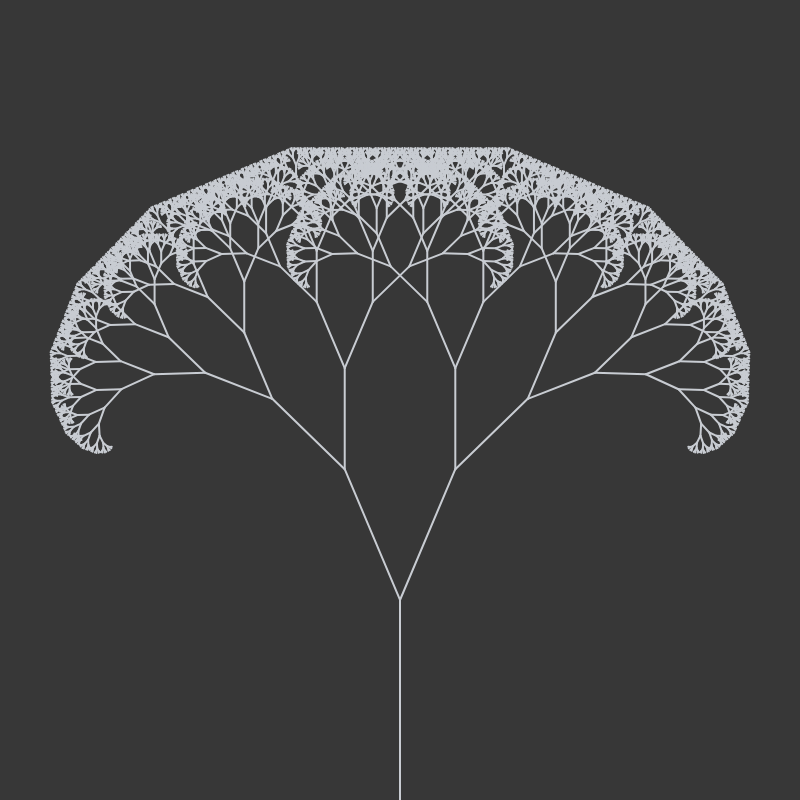
Frame 1 (no input)
Frame 60 (no input): identical to frame 1, image omitted
Frame 120 (the mouse pressed at the canvas centre since frame 60): identical to frame 1, image omitted

The p5.js sketch that drew this single still picture (run headless with seeded random() and noise() and a simulated clock; from frame 60 on, the mouse is pressed at the canvas centre):

// p5.js sketch
// ── sketch.js
//down (200, 204, 210);
//up (55, 55, 55);

var w = 800;
var h = 800;

var r = 0.4;
var l = 1.4;

function setup(){
	createCanvas(w, h);
}

function draw(){
	background(55, 55, 55);
	translate(floor(w/2),h)
	strokeWeight(2);
	stroke(200, 204, 210);
	branch(200);
}

function branch(len) {
	if (len > 1){
		line(0,0,0,-len);

		translate(0,-len)
		rotate(r);
		branch(floor(len/l));

		rotate(-r * 2);
		branch(floor(len/l));

		rotate(r);
		translate(0,len)
	}
	
}
